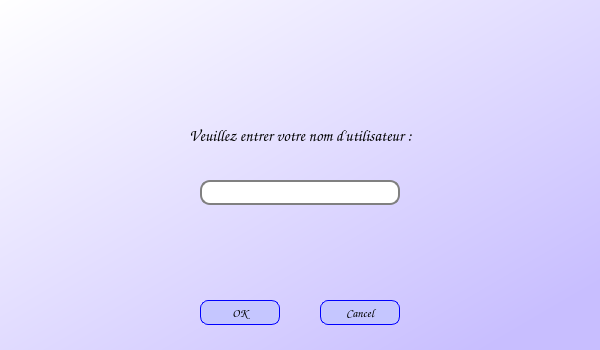
<?xml version="1.0" encoding="UTF-8"?>
<ui version="4.0">
 <class>Dialog</class>
 <widget class="QDialog" name="Dialog">
  <property name="windowModality">
   <enum>Qt::NonModal</enum>
  </property>
  <property name="geometry">
   <rect>
    <x>0</x>
    <y>0</y>
    <width>600</width>
    <height>350</height>
   </rect>
  </property>
  <property name="palette">
   <palette>
    <active>
     <colorrole role="Button">
      <brush brushstyle="LinearGradientPattern">
       <gradient startx="0.000000000000000" starty="0.000000000000000" endx="1.000000000000000" endy="1.000000000000000" type="LinearGradient" spread="PadSpread" coordinatemode="ObjectBoundingMode">
        <gradientstop position="0.000000000000000">
         <color alpha="255">
          <red>255</red>
          <green>255</green>
          <blue>255</blue>
         </color>
        </gradientstop>
        <gradientstop position="0.905028000000000">
         <color alpha="255">
          <red>200</red>
          <green>190</green>
          <blue>255</blue>
         </color>
        </gradientstop>
       </gradient>
      </brush>
     </colorrole>
     <colorrole role="Base">
      <brush brushstyle="LinearGradientPattern">
       <gradient startx="0.000000000000000" starty="0.000000000000000" endx="1.000000000000000" endy="1.000000000000000" type="LinearGradient" spread="PadSpread" coordinatemode="ObjectBoundingMode">
        <gradientstop position="0.000000000000000">
         <color alpha="255">
          <red>255</red>
          <green>255</green>
          <blue>255</blue>
         </color>
        </gradientstop>
        <gradientstop position="0.905028000000000">
         <color alpha="255">
          <red>200</red>
          <green>190</green>
          <blue>255</blue>
         </color>
        </gradientstop>
       </gradient>
      </brush>
     </colorrole>
     <colorrole role="Window">
      <brush brushstyle="LinearGradientPattern">
       <gradient startx="0.000000000000000" starty="0.000000000000000" endx="1.000000000000000" endy="1.000000000000000" type="LinearGradient" spread="PadSpread" coordinatemode="ObjectBoundingMode">
        <gradientstop position="0.000000000000000">
         <color alpha="255">
          <red>255</red>
          <green>255</green>
          <blue>255</blue>
         </color>
        </gradientstop>
        <gradientstop position="0.905028000000000">
         <color alpha="255">
          <red>200</red>
          <green>190</green>
          <blue>255</blue>
         </color>
        </gradientstop>
       </gradient>
      </brush>
     </colorrole>
     <colorrole role="Shadow">
      <brush brushstyle="SolidPattern">
       <color alpha="255">
        <red>98</red>
        <green>98</green>
        <blue>98</blue>
       </color>
      </brush>
     </colorrole>
    </active>
    <inactive>
     <colorrole role="Button">
      <brush brushstyle="LinearGradientPattern">
       <gradient startx="0.000000000000000" starty="0.000000000000000" endx="1.000000000000000" endy="1.000000000000000" type="LinearGradient" spread="PadSpread" coordinatemode="ObjectBoundingMode">
        <gradientstop position="0.000000000000000">
         <color alpha="255">
          <red>255</red>
          <green>255</green>
          <blue>255</blue>
         </color>
        </gradientstop>
        <gradientstop position="0.905028000000000">
         <color alpha="255">
          <red>200</red>
          <green>190</green>
          <blue>255</blue>
         </color>
        </gradientstop>
       </gradient>
      </brush>
     </colorrole>
     <colorrole role="Base">
      <brush brushstyle="LinearGradientPattern">
       <gradient startx="0.000000000000000" starty="0.000000000000000" endx="1.000000000000000" endy="1.000000000000000" type="LinearGradient" spread="PadSpread" coordinatemode="ObjectBoundingMode">
        <gradientstop position="0.000000000000000">
         <color alpha="255">
          <red>255</red>
          <green>255</green>
          <blue>255</blue>
         </color>
        </gradientstop>
        <gradientstop position="0.905028000000000">
         <color alpha="255">
          <red>200</red>
          <green>190</green>
          <blue>255</blue>
         </color>
        </gradientstop>
       </gradient>
      </brush>
     </colorrole>
     <colorrole role="Window">
      <brush brushstyle="LinearGradientPattern">
       <gradient startx="0.000000000000000" starty="0.000000000000000" endx="1.000000000000000" endy="1.000000000000000" type="LinearGradient" spread="PadSpread" coordinatemode="ObjectBoundingMode">
        <gradientstop position="0.000000000000000">
         <color alpha="255">
          <red>255</red>
          <green>255</green>
          <blue>255</blue>
         </color>
        </gradientstop>
        <gradientstop position="0.905028000000000">
         <color alpha="255">
          <red>200</red>
          <green>190</green>
          <blue>255</blue>
         </color>
        </gradientstop>
       </gradient>
      </brush>
     </colorrole>
     <colorrole role="Shadow">
      <brush brushstyle="SolidPattern">
       <color alpha="255">
        <red>90</red>
        <green>90</green>
        <blue>90</blue>
       </color>
      </brush>
     </colorrole>
    </inactive>
    <disabled>
     <colorrole role="Button">
      <brush brushstyle="LinearGradientPattern">
       <gradient startx="0.000000000000000" starty="0.000000000000000" endx="1.000000000000000" endy="1.000000000000000" type="LinearGradient" spread="PadSpread" coordinatemode="ObjectBoundingMode">
        <gradientstop position="0.000000000000000">
         <color alpha="255">
          <red>255</red>
          <green>255</green>
          <blue>255</blue>
         </color>
        </gradientstop>
        <gradientstop position="0.905028000000000">
         <color alpha="255">
          <red>200</red>
          <green>190</green>
          <blue>255</blue>
         </color>
        </gradientstop>
       </gradient>
      </brush>
     </colorrole>
     <colorrole role="Base">
      <brush brushstyle="LinearGradientPattern">
       <gradient startx="0.000000000000000" starty="0.000000000000000" endx="1.000000000000000" endy="1.000000000000000" type="LinearGradient" spread="PadSpread" coordinatemode="ObjectBoundingMode">
        <gradientstop position="0.000000000000000">
         <color alpha="255">
          <red>255</red>
          <green>255</green>
          <blue>255</blue>
         </color>
        </gradientstop>
        <gradientstop position="0.905028000000000">
         <color alpha="255">
          <red>200</red>
          <green>190</green>
          <blue>255</blue>
         </color>
        </gradientstop>
       </gradient>
      </brush>
     </colorrole>
     <colorrole role="Window">
      <brush brushstyle="LinearGradientPattern">
       <gradient startx="0.000000000000000" starty="0.000000000000000" endx="1.000000000000000" endy="1.000000000000000" type="LinearGradient" spread="PadSpread" coordinatemode="ObjectBoundingMode">
        <gradientstop position="0.000000000000000">
         <color alpha="255">
          <red>255</red>
          <green>255</green>
          <blue>255</blue>
         </color>
        </gradientstop>
        <gradientstop position="0.905028000000000">
         <color alpha="255">
          <red>200</red>
          <green>190</green>
          <blue>255</blue>
         </color>
        </gradientstop>
       </gradient>
      </brush>
     </colorrole>
     <colorrole role="Shadow">
      <brush brushstyle="SolidPattern">
       <color alpha="255">
        <red>100</red>
        <green>100</green>
        <blue>100</blue>
       </color>
      </brush>
     </colorrole>
    </disabled>
   </palette>
  </property>
  <property name="contextMenuPolicy">
   <enum>Qt::DefaultContextMenu</enum>
  </property>
  <property name="windowTitle">
   <string>Login</string>
  </property>
  <property name="windowIcon">
   <iconset>
    <normaloff>images/login.png</normaloff>images/login.png</iconset>
  </property>
  <property name="styleSheet">
   <string notr="true">QDialog{
background-color :qlineargradient(spread:pad, x1:0, y1:0, x2:1, y2:1, stop:0 rgba(255, 255, 255, 255), stop:0.905028 rgba(200, 190, 255, 255));} 
</string>
  </property>
  <property name="locale">
   <locale language="French" country="Belgium"/>
  </property>
  <widget class="QLineEdit" name="userNameInput">
   <property name="geometry">
    <rect>
     <x>200</x>
     <y>180</y>
     <width>200</width>
     <height>25</height>
    </rect>
   </property>
   <property name="font">
    <font>
     <family>Arial</family>
     <pointsize>10</pointsize>
    </font>
   </property>
   <property name="styleSheet">
    <string notr="true">QLineEdit {border: 2px solid gray; 
border-radius: 10px; 
padding: 0 8px; 
selection-background-color: darkgray; }</string>
   </property>
   <property name="inputMethodHints">
    <set>Qt::ImhLatinOnly</set>
   </property>
   <property name="alignment">
    <set>Qt::AlignCenter</set>
   </property>
  </widget>
  <widget class="QLabel" name="label_userName">
   <property name="geometry">
    <rect>
     <x>55</x>
     <y>100</y>
     <width>491</width>
     <height>71</height>
    </rect>
   </property>
   <property name="palette">
    <palette>
     <active>
      <colorrole role="Text">
       <brush brushstyle="SolidPattern">
        <color alpha="255">
         <red>5</red>
         <green>0</green>
         <blue>34</blue>
        </color>
       </brush>
      </colorrole>
      <colorrole role="PlaceholderText">
       <brush brushstyle="SolidPattern">
        <color alpha="128">
         <red>5</red>
         <green>0</green>
         <blue>34</blue>
        </color>
       </brush>
      </colorrole>
     </active>
     <inactive>
      <colorrole role="Text">
       <brush brushstyle="SolidPattern">
        <color alpha="255">
         <red>5</red>
         <green>0</green>
         <blue>34</blue>
        </color>
       </brush>
      </colorrole>
      <colorrole role="PlaceholderText">
       <brush brushstyle="SolidPattern">
        <color alpha="128">
         <red>5</red>
         <green>0</green>
         <blue>34</blue>
        </color>
       </brush>
      </colorrole>
     </inactive>
     <disabled>
      <colorrole role="Text">
       <brush brushstyle="SolidPattern">
        <color alpha="96">
         <red>164</red>
         <green>166</green>
         <blue>168</blue>
        </color>
       </brush>
      </colorrole>
      <colorrole role="PlaceholderText">
       <brush brushstyle="SolidPattern">
        <color alpha="128">
         <red>208</red>
         <green>208</green>
         <blue>208</blue>
        </color>
       </brush>
      </colorrole>
     </disabled>
    </palette>
   </property>
   <property name="font">
    <font>
     <family>Comic Sans MS</family>
     <pointsize>12</pointsize>
    </font>
   </property>
   <property name="text">
    <string>Veuillez entrer votre nom d'utilisateur :</string>
   </property>
   <property name="alignment">
    <set>Qt::AlignCenter</set>
   </property>
  </widget>
  <widget class="QPushButton" name="okButton">
   <property name="geometry">
    <rect>
     <x>200</x>
     <y>300</y>
     <width>80</width>
     <height>25</height>
    </rect>
   </property>
   <property name="font">
    <font>
     <family>Comic Sans MS</family>
     <pointsize>9</pointsize>
    </font>
   </property>
   <property name="styleSheet">
    <string notr="true">QPushButton{
background-color:rgb(197, 198, 255);
border: 1px solid blue; 
border-radius: 8px; 
padding: 0 8px; 
selection-background-color: darkgray; }

QPushButton:Pressed{
background:rgb(44, 47, 255);
}</string>
   </property>
   <property name="text">
    <string>OK</string>
   </property>
  </widget>
  <widget class="QPushButton" name="cancelButton">
   <property name="geometry">
    <rect>
     <x>320</x>
     <y>300</y>
     <width>80</width>
     <height>25</height>
    </rect>
   </property>
   <property name="font">
    <font>
     <family>Comic Sans MS</family>
     <pointsize>9</pointsize>
    </font>
   </property>
   <property name="styleSheet">
    <string notr="true">QPushButton{
background-color:rgb(197, 198, 255);
border: 1px solid blue; 
border-radius: 8px; 
padding: 0 8px; 
selection-background-color: darkgray; }

QPushButton:Pressed{
background:rgb(44, 47, 255);
}</string>
   </property>
   <property name="text">
    <string>Cancel</string>
   </property>
  </widget>
 </widget>
 <resources/>
 <connections/>
</ui>
